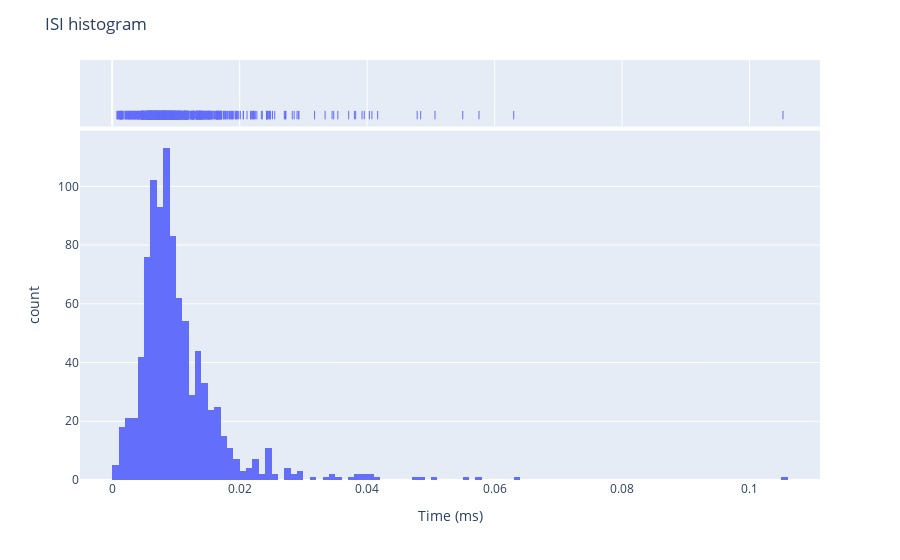

Here is the notebook cell this chart was saved with:
### Markdown cell above
#### IPP Part 3: Fitting ISI histogram

### Code cell
distances, distances_02 = [], []
for i, train in enumerate(times_separated):
    for j in range(1, len(train)):
        val = train[j] - train[j-1]
        distances.append(val)
        if val<0.02:
            distances_02.append(val)
        
df_distances = pd.DataFrame(distances, columns=['Time (ms)'])
fig = px.histogram(df_distances, x="Time (ms)", marginal="rug")
fig.update_layout(title=f"ISI histogram")
fig.show()

### Figure 1 — Plotly figure (JSON) as saved in the notebook; plotly's stock layout.template omitted (floating-point values rounded to 4 significant figures; data arrays with more than 128 entries replaced by an {"elided": "..."} marker saying what was removed)
{"data": [{"alignmentgroup": "True", "bingroup": "x", "hovertemplate": "Time (ms)=%{x}<br>count=%{y}<extra></extra>", "legendgroup": "", "marker": {"color": "#636efa"}, "name": "", "offsetgroup": "", "orientation": "v", "showlegend": false, "type": "histogram", "x": {"elided": "936 float values"}, "xaxis": "x", "yaxis": "y"}, {"alignmentgroup": "True", "boxpoints": "all", "fillcolor": "rgba(255,255,255,0)", "hoveron": "points", "hovertemplate": "Time (ms)=%{x}<extra></extra>", "jitter": 0, "legendgroup": "", "line": {"color": "rgba(255,255,255,0)"}, "marker": {"color": "#636efa", "symbol": "line-ns-open"}, "name": "", "offsetgroup": "", "showlegend": false, "type": "box", "x": {"elided": "936 float values"}, "xaxis": "x2", "yaxis": "y2"}], "layout": {"barmode": "relative", "legend": {"tracegroupgap": 0}, "margin": {"t": 60}, "title": {"text": "ISI histogram"}, "xaxis": {"anchor": "y", "domain": [0, 1], "title": {"text": "Time (ms)"}}, "xaxis2": {"anchor": "y2", "domain": [0, 1], "matches": "x", "showgrid": true, "showticklabels": false}, "yaxis": {"anchor": "x", "domain": [0, 0.8316], "title": {"text": "count"}}, "yaxis2": {"anchor": "x2", "domain": [0.8416, 1], "matches": "y2", "showgrid": false, "showline": false, "showticklabels": false, "ticks": ""}}}
